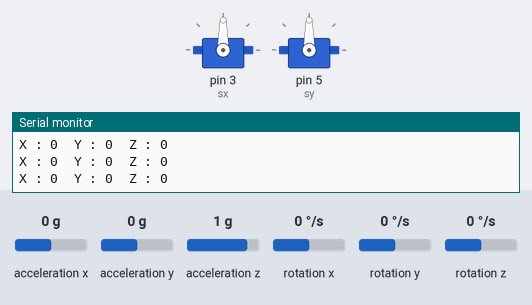
A sketch run on a simulated Arduino Uno, built with avr-gcc and run on an emulated ATmega328P. On the bench: 2 × servo, the last lines printed to the serial monitor. Inputs (shaded band) come from the test bench; at power-on: rotation z 0 °/s, acceleration x 0 g, acceleration y 0 g, acceleration z 1 g, rotation x 0 °/s, rotation y 0 °/s.

Above: at 2.2 s.
2.3 s: rotation z set to 14 °/s
At 3.26 s:
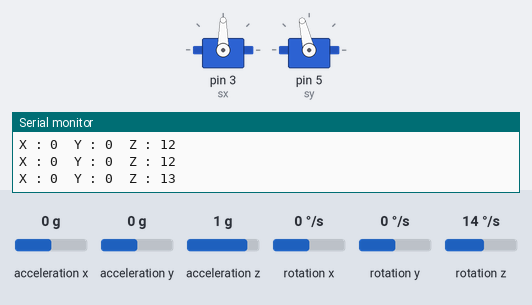
5.3 s: acceleration x set to 0.8 g
At 5.38 s:
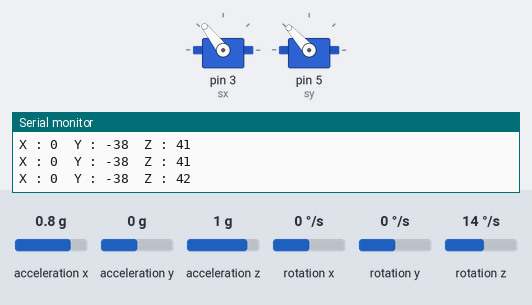
8.3 s: rotation z set to -192 °/s
10.7 s: acceleration y set to 1.4 g
At 11.1 s:
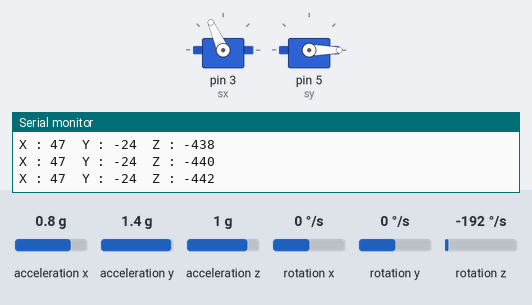
12.2 s: acceleration x set to -1.4 g
At 13.4 s:
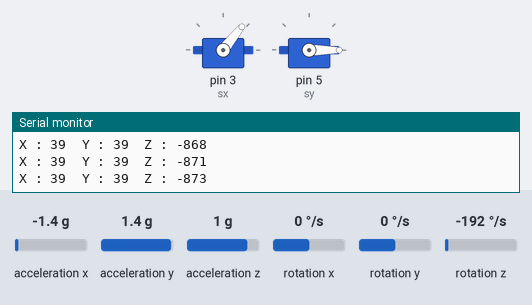
13.7 s: acceleration y set to 0 g
At 14.6 s:
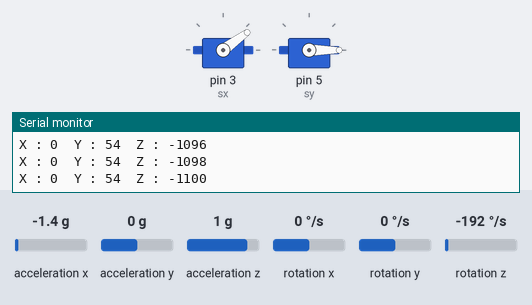
Timing chart, 0 to 16.2 s (numbered marks = the images above; inputs shaded):
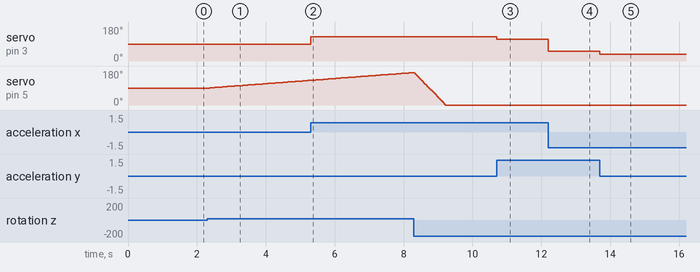

The sketch:

spoonArduino.ino
```cpp
#include "Wire.h"
#include "I2Cdev.h"
#include <MPU6050_light.h>
#include <Servo.h>

int ax, ay, az;
Servo sx, sy;

MPU6050 mpu(Wire);
unsigned long timer = 0;


void setup() {

  #if I2CDEV_IMPLEMENTATION == I2CDEV_ARDUINO_WIRE
     Wire.begin();
  #elif I2CDEV_IMPLEMENTATION == I2CDEV_BUILTIN_FASTWIRE
      Fastwire::setup(400, true);
  #endif
  Serial.begin(38400);
  Serial.print("Starting Connection\n");

  Wire.begin();
  byte status = mpu.begin();
  //Serial.prin
  Serial.println("MPU6050 status: ");
  Serial.println(status);
  while (status != 0) { } // stop everything if could not connect to MPU6050
  Serial.println(F("Calculating offsets, do not move MPU6050"));
  delay(10);
  mpu.calcOffsets(); // gyro and accelero
  Serial.println("Done!\n");

  sx.attach(3);
  sy.attach(5);
  sx.write(90);
  sy.write(90);

}

void loop() {
  mpu.update();

  ax = mpu.getAngleX();
  ay = mpu.getAngleY();
  az = mpu.getAngleZ();
  if ((millis() - timer) > 10) { // print data every 10ms
    Serial.print("X : ");
    Serial.print(ax);
    Serial.print("\tY : ");
    Serial.print(ay);
    Serial.print("\tZ : ");
    Serial.println(az);
    timer = millis();
   }
  sx.write(90 - ay);
  sy.write(90 + az);
}
```

Measured:
- after the input at 2.3 s, servo on pin 5 (sy): moves from 90° to 131° over 2.9 s, starting after 0.07 s
- after the input at 5.3 s, servo on pin 3 (sx): 90° → 128° at once
- after the input at 10.7 s, servo on pin 3 (sx): 128° → 114° at once
- after the input at 12.2 s, servo on pin 3 (sx): 114° → 51° at once
- after the input at 13.7 s, servo on pin 3 (sx): 51° → 36° at once
